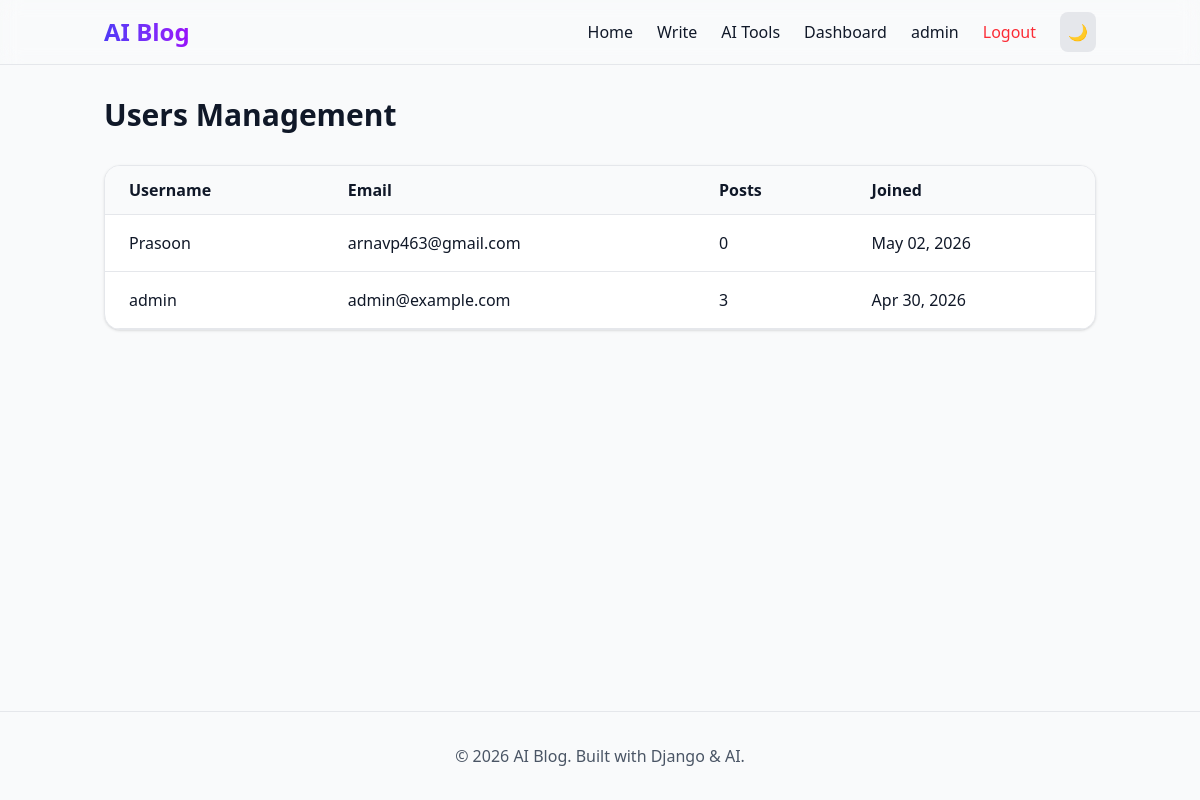
The page /dashboard/users/ (signed in) on the database its author committed.
### users/models.py (models this page shows, shortened)
class CustomUser(AbstractUser):
    avatar = models.ImageField(upload_to='avatars/', blank=True, null=True)
    bio = models.TextField(blank=True, null=True)
    website = models.URLField(blank=True, null=True)

### dashboard/views.py (the view)
# urls.py: path('users/', views.users_management, name='users_management'),
@login_required
def users_management(request):
    users = User.objects.all().annotate(post_count=Count('posts'))
    return render(request, 'dashboard/users.html', {'users': users})

### templates/dashboard/users.html (shortened to what this page needs)
{% extends 'base.html' %}
{% block content %}
<div class="max-w-7xl mx-auto" data-aos="fade-up">
    <h1 class="text-3xl font-bold mb-8">Users Management</h1>
    <div class="bg-white dark:bg-gray-800 rounded-2xl shadow overflow-hidden border border-gray-200 dark:border-gray-700">
        <table class="w-full">
            <thead class="bg-gray-50 dark:bg-gray-700 border-b border-gray-200 dark:border-gray-600">
                <tr>
                    <th class="px-6 py-3 text-left text-gray-700 dark:text-gray-200 font-bold">Username</th>
                    <th class="px-6 py-3 text-left text-gray-700 dark:text-gray-200 font-bold">Email</th>
                    <th class="px-6 py-3 text-left text-gray-700 dark:text-gray-200 font-bold">Posts</th>
                    <th class="px-6 py-3 text-left text-gray-700 dark:text-gray-200 font-bold">Joined</th>
                </tr>
            </thead>
            <tbody class="divide-y divide-gray-200 dark:divide-gray-700">
                {% for user in users %}
                <tr class="hover:bg-gray-50 dark:hover:bg-gray-700 transition border-b border-gray-200 dark:border-gray-700">
                    <td class="px-6 py-4 text-gray-900 dark:text-gray-100">{{ user.username }}</td>
                    <td class="px-6 py-4 text-gray-900 dark:text-gray-100">{{ user.email }}</td>
                    <td class="px-6 py-4 text-gray-900 dark:text-gray-100">{{ user.post_count }}</td>
                    <td class="px-6 py-4 text-gray-900 dark:text-gray-100">{{ user.date_joined|date:"M d, Y" }}</td>
                </tr>
                {% endfor %}
            </tbody>
        </table>
    </div>
</div>
{% endblock %}

### templates/base.html (shortened to what this page needs)
<!DOCTYPE html>
<html lang="en" class="{% if request.session.dark_mode %}dark{% endif %}">
<head>
    {% load static %}
    <link rel="stylesheet" href="{% static 'css/output.css' %}">
    <link rel="stylesheet" href="https://cdnjs.cloudflare.com/ajax/libs/aos/2.3.4/aos.css">
</head>
<body class="bg-gray-50 dark:bg-gray-900 text-gray-900 dark:text-gray-100 transition-colors min-h-screen flex flex-col">
    <nav class="glass sticky top-0 z-40 border-b border-gray-200 dark:border-gray-700">
        <div class="container mx-auto px-4 py-3 flex justify-between items-center">
            <a href="/" class="text-2xl font-bold bg-gradient-to-r from-indigo-600 to-purple-600 bg-clip-text text-transparent">AI Blog</a>
            <div class="flex items-center gap-6">
                <a href="/" class="hover:text-indigo-600 transition">Home</a>
                {% if user.is_authenticated %}
                    <a href="{% url 'posts:post_create' %}" class="hover:text-indigo-600 transition">Write</a>
                    <a href="{% url 'ai:ai_generate' %}" class="hover:text-indigo-600 transition">AI Tools</a>
                    <a href="{% url 'dashboard:overview' %}" class="hover:text-indigo-600 transition">Dashboard</a>
                    <a href="{% url 'users:profile' %}" class="flex items-center gap-2">
                        {{ user.username }}
                    </a>
                    <form action="{% url 'users:logout' %}" method="post" class="inline">{% csrf_token %}<button type="submit" class="text-red-500">Logout</button></form>
                {% else %}
                    <a href="{% url 'users:login' %}" class="hover:text-indigo-600 transition">Login</a>
                    <a href="{% url 'users:signup' %}" class="bg-indigo-600 text-white px-4 py-2 rounded-lg hover:bg-indigo-700 transition">Sign Up</a>
                {% endif %}
                <button id="dark-toggle" class="p-2 rounded-lg bg-gray-200 dark:bg-gray-700">
                    <span class="dark:hidden">🌙</span><span class="hidden dark:inline">☀️</span>
                </button>
            </div>
        </div>
    </nav>
    <main class="container mx-auto px-4 py-8 flex-grow">
        {% block content %}{% endblock %}
    </main>
    <footer class="border-t border-gray-200 dark:border-gray-700 py-8 mt-auto">
        <div class="container mx-auto px-4 text-center text-gray-600 dark:text-gray-400">
            © 2026 AI Blog. Built with Django & AI.
        </div>
    </footer>
</body>
</html>

### rows shown on the page
CustomUser: username "admin", email "admin@example.com", post_count "3", date_joined "Apr 30, 2026"
CustomUser: username "Prasoon", email "arnavp463@gmail.com", post_count "0", date_joined "May 02, 2026"
